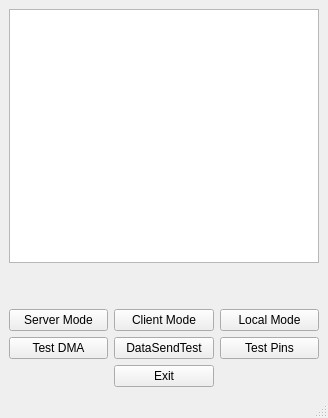
<?xml version="1.0" encoding="UTF-8"?>
<ui version="4.0">
 <class>Gaia</class>
 <widget class="QMainWindow" name="Gaia">
  <property name="geometry">
   <rect>
    <x>0</x>
    <y>0</y>
    <width>328</width>
    <height>418</height>
   </rect>
  </property>
  <property name="windowTitle">
   <string>Gaia</string>
  </property>
  <widget class="QWidget" name="centralwidget">
   <layout class="QGridLayout" name="gridLayout_2">
    <item row="0" column="0">
     <layout class="QGridLayout" name="gridLayout">
      <item row="3" column="1">
       <widget class="QPushButton" name="receiverButton">
        <property name="text">
         <string>Client Mode</string>
        </property>
       </widget>
      </item>
      <item row="2" column="1">
       <spacer name="verticalSpacer">
        <property name="orientation">
         <enum>Qt::Vertical</enum>
        </property>
        <property name="sizeType">
         <enum>QSizePolicy::Fixed</enum>
        </property>
        <property name="sizeHint" stdset="0">
         <size>
          <width>20</width>
          <height>40</height>
         </size>
        </property>
       </spacer>
      </item>
      <item row="1" column="0" colspan="3">
       <widget class="QTextBrowser" name="minervaStatus"/>
      </item>
      <item row="3" column="2">
       <widget class="QPushButton" name="allButton">
        <property name="text">
         <string>Local Mode</string>
        </property>
       </widget>
      </item>
      <item row="3" column="0">
       <widget class="QPushButton" name="senderButton">
        <property name="text">
         <string>Server Mode</string>
        </property>
       </widget>
      </item>
      <item row="6" column="1">
       <widget class="QPushButton" name="exitButton">
        <property name="text">
         <string>Exit</string>
        </property>
       </widget>
      </item>
      <item row="4" column="0">
       <widget class="QPushButton" name="testDMAbutton">
        <property name="text">
         <string>Test DMA</string>
        </property>
       </widget>
      </item>
      <item row="4" column="2">
       <widget class="QPushButton" name="pinTestButton">
        <property name="text">
         <string>Test Pins</string>
        </property>
       </widget>
      </item>
      <item row="4" column="1">
       <widget class="QPushButton" name="dataSendTest">
        <property name="text">
         <string>DataSendTest</string>
        </property>
       </widget>
      </item>
     </layout>
    </item>
   </layout>
  </widget>
  <widget class="QMenuBar" name="menubar">
   <property name="geometry">
    <rect>
     <x>0</x>
     <y>0</y>
     <width>328</width>
     <height>27</height>
    </rect>
   </property>
  </widget>
  <widget class="QStatusBar" name="statusbar"/>
 </widget>
 <resources/>
 <connections/>
</ui>
